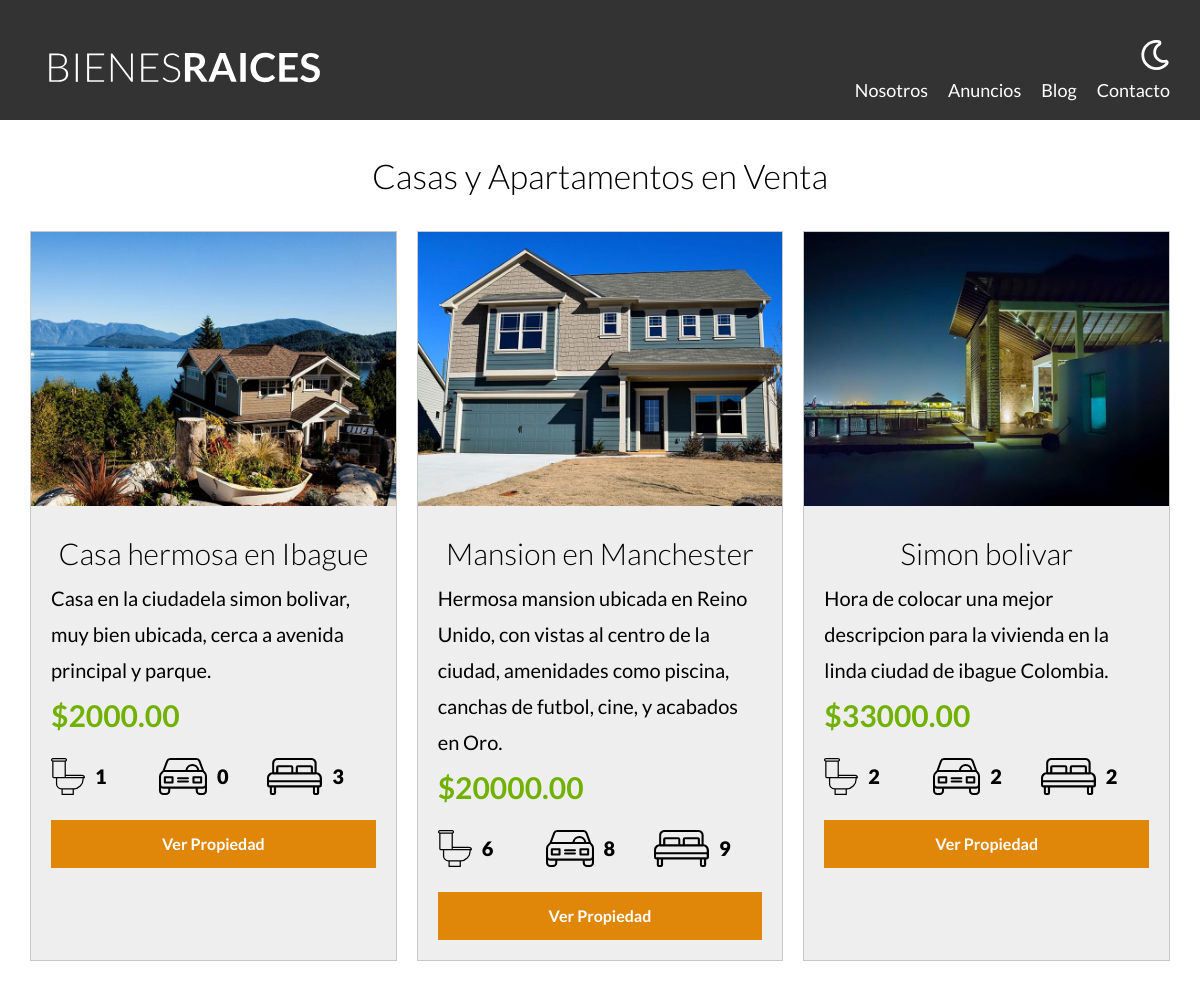
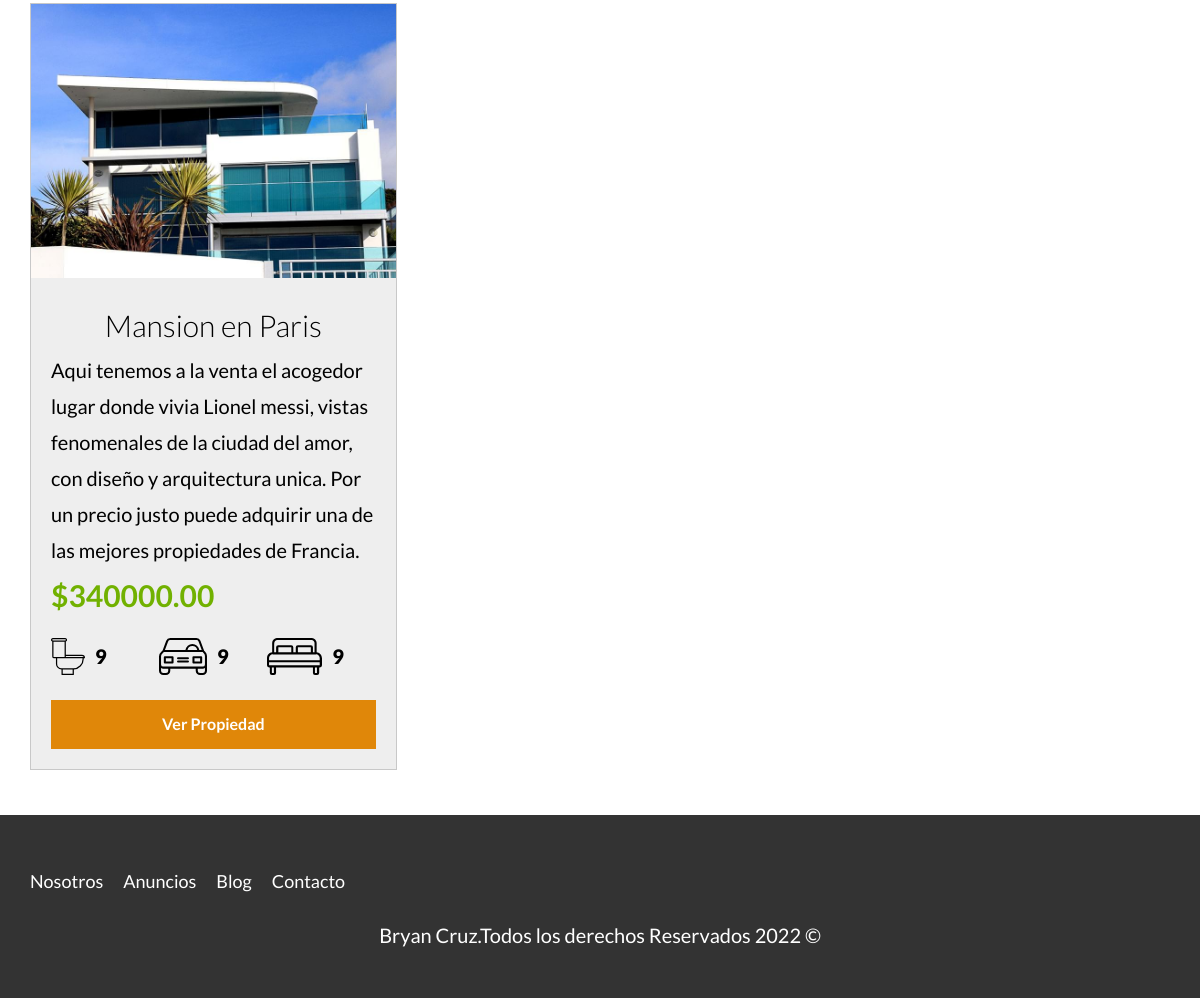
The app's page /anuncios.php with its own data (2 pictures, top to bottom).
### tables this page shows
CREATE TABLE `propiedades` (
  `id` int(11) NOT NULL AUTO_INCREMENT,
  `titulo` varchar(60) DEFAULT NULL,
  `precio` decimal(10,2) DEFAULT NULL,
  `imagen` varchar(200) DEFAULT NULL,
  `descripcion` longtext,
  `habitaciones` int(1) DEFAULT NULL,
  `wc` int(1) DEFAULT NULL,
  `estacionamiento` int(1) DEFAULT NULL,
  `creado` date DEFAULT NULL,
  `vendedorid` int(11) DEFAULT NULL,
  PRIMARY KEY (`id`),
  KEY `vendedoresid_idx` (`vendedorid`),
  CONSTRAINT `vendedorid` FOREIGN KEY (`vendedorid`) REFERENCES `vendedores` (`id`) ON DELETE NO ACTION ON UPDATE NO ACTION
);

### includes/funciones.php (called while the page is built, shortened)
<?php
function incluirTemplate(string $nombre, bool $inicio = false)
{
    include TEMPLATES_URL . "/${nombre}.php";
}

### includes/templates/anuncios.php (the view, shortened to what this page needs)
<?php
$db = conectarDB();
$query = "SELECT * FROM propiedades LIMIT ${limite}";
$resultado = mysqli_query($db, $query);
?>
<div class="contenedor-anuncios">
    <?php while ($propiedad = mysqli_fetch_assoc($resultado)):?>
    <div class="anuncio">
            <img loading="lazy" src="/imagenes/<?php echo $propiedad['imagen']; ?>" alt="anuncio">
        <div class="contenido-anuncio">
            <h3><?php echo $propiedad['titulo']; ?></h3>
            <p><?php echo $propiedad['descripcion']; ?></p>
            <p class="precio">$<?php echo $propiedad['precio']; ?></p>
            <ul class="iconos-caracteristicas">
                <li>
                    <img class="icono" loading="lazy" src="build/img/icono_wc.svg" alt="icono wc">
                    <p><?php echo $propiedad['wc']; ?></p>
                </li>
                <li>
                    <img class="icono" loading="lazy" src="build/img/icono_estacionamiento.svg" alt="icono estacionamiento">
                    <p><?php echo $propiedad['estacionamiento']; ?></p>
                </li>
                <li>
                    <img class="icono" loading="lazy" src="build/img/icono_dormitorio.svg" alt="icono habitaciones">
                    <p><?php echo $propiedad['habitaciones']; ?></p>
                </li>
            </ul>
            <a href="anuncio.php?id=<?php echo $propiedad['id']; ?>" class="boton-amarillo-block">
                Ver Propiedad
            </a>
        </div>
    </div>
    <?php endwhile;?>
</div>

### includes/templates/header.php (shortened to what this page needs)
<!DOCTYPE html>
<html lang="en">
<head>
    <link rel="stylesheet" href="/build/css/app.css">
</head>
<body>
    <header class="header <?php echo $inicio ? 'inicio':''?>">
        <div class="contenedor contenido-header">
            <div class="barra">
                <a href="/">
                    <img src="/build/img/logo.svg" alt="Logotipo de Bienes Raices">
                </a>
                <div class="derecha">
                    <img class="dark-mode-boton" src="/build/img/dark-mode.svg">
                    <nav class="navegacion">
                        <a href="nosotros.php">Nosotros</a>
                        <a href="anuncios.php">Anuncios</a>
                        <a href="blog.php">Blog</a>
                        <a href="contacto.php">Contacto</a>
                    </nav>
                </div>
            </div>
        </div>
    </header>

### anuncios.php
<?php
require 'includes/funciones.php';
incluirTemplate('header');
?>
    <main class="contenedor seccion">
        <h2>Casas y Apartamentos en Venta</h2>
        <?php
            $limite=6;
            include 'includes/templates/anuncios.php';
        ?>
    </main>
<?php
incluirTemplate('footer');
?>

### includes/templates/footer.php (shortened to what this page needs)
<footer class="footer seccion">
        <div class="contenedor contenedor-footer">
            <nav class="navegacion">
                <a href="nosotros.php">Nosotros</a>
                <a href="anuncios.php">Anuncios</a>
                <a href="blog.php">Blog</a>
                <a href="contacto.php">Contacto</a>
            </nav>
        </div>
        <p class="copyright">Bryan Cruz.Todos los derechos Reservados <?php echo date('Y');?> &copy;</p>
</footer>
</body>
</html>

### build/css/app.css (style rules this page uses)
html { line-height:1.15;-webkit-text-size-adjust:100% }
body { margin:0 }
main { display:block }
a { background-color:transparent }
img { border-style:none }
html { font-size:62.5%;box-sizing:border-box }
*,:after,:before { box-sizing:inherit }
body { font-family:Lato,sans-serif;font-size:1.6rem;line-height:1.8 }
p { color:#000;font-size:2rem }
.contenedor { width:95%;max-width:1200px;margin:0 auto }
a { text-decoration:none }
img,picture { width:100%;display:block }
h1,h2,h3 { font-family:Lato,sans-serif;margin:2.5rem 0;font-weight:300;text-align:center }
h2 { font-size:3.4rem }
h3 { font-size:3rem }
.seccion { margin-top:2.5rem;margin-bottom:2.5rem }
.boton-amarillo-block { background-color:#e08709;color:#fff;font-weight:700;text-decoration:none;padding:1rem 3rem;text-align:center;margin-top:2.5rem;display:block;border:none }
.header { background-color:#333;padding:1rem 0 3rem }
.contenido-header { display:flex;flex-direction:column;justify-content:space-between }
.footer { padding:2.5rem 0;background-color:#333;margin-bottom:0 }
.footer .contenedor-footer { padding-top:2.5rem }
.footer .navegacion { visibility:visible;opacity:1;height:auto }
.footer .copyright { color:#fff;text-align:center }
.derecha { display:flex;flex-direction:column;align-items:center }
@media (min-width:768px) { .derecha { align-items:flex-end } }
.derecha .dark-mode-boton { width:3rem;margin-top:3rem;margin-bottom:2rem;filter:invert(100%) }
@media (min-width:768px) { .derecha .dark-mode-boton { margin-top:0 } }
.barra { display:flex;flex-direction:column;align-items:center;padding-top:3rem }
@media (min-width:768px) { .barra { flex-direction:row;justify-content:space-between;align-items:flex-end } }
.navegacion { visibility:hidden;opacity:0;height:0;transition:visibility .3s ease-in-out,opacity .5s linear,height .5s linear }
@media (min-width:768px) { .navegacion { display:flex;align-items:center;opacity:1;visibility:visible } }
.navegacion a { color:#fff;text-decoration:none;font-size:2.2rem;display:block;text-align:center }
@media (min-width:768px) { .navegacion a { margin-right:2rem;font-size:1.8rem } }
@media (min-width:768px) { .navegacion a:last-of-type { margin-right:0 } }
.icono { text-align:center }
@media (min-width:768px) { .contenedor-anuncios { display:grid;gap:2rem;grid-template-columns:repeat(3,1fr) } }
.anuncio { background-color:#eee;border:1px solid #c8c8c8;margin-bottom:2rem }
.anuncio .contenido-anuncio { padding:2rem }
.anuncio h3,.anuncio p { margin:0 }
.precio { color:#71b100;font-weight:700;font-size:3rem }
.iconos-caracteristicas { display:flex;list-style:none;padding:0;max-width:40rem }
.iconos-caracteristicas li { flex:1;display:flex }
.iconos-caracteristicas li img { flex:0 0 3rem;margin-right:1rem }
.iconos-caracteristicas li p { font-weight:900 }

### records on screen
propiedades: imagen (picture), titulo "Casa hermosa en Ibague", descripcion "Casa en la ciudadela simon bolivar, muy bien ubicada, cerca a avenida principal y parque.", precio "2000.00", wc "1", estacionamiento "0", habitaciones "3"
propiedades: imagen (picture), titulo "Mansion en Manchester", descripcion "Hermosa mansion ubicada en Reino Unido, con vistas al centro de la ciudad, amenidades como piscina, canchas de futbol, cine, y acabados en Oro.", precio "20000.00", wc "6", estacionamiento "8", habitaciones "9"
propiedades: imagen (picture), titulo "Simon bolivar", descripcion "Hora de colocar una mejor descripcion para la vivienda en la linda ciudad de ibague Colombia.", precio "33000.00", wc "2", estacionamiento "2", habitaciones "2"
propiedades: imagen (picture), titulo "Mansion en Paris", descripcion "Aqui tenemos a la venta el acogedor lugar donde vivia Lionel messi, vistas fenomenales de la ciudad del amor, con diseño y arquitectura unica. Por un precio justo puede adquirir una de las mejores propiedades de Francia.", precio "340000.00", wc "9", estacionamiento "9", habitaciones "9"
